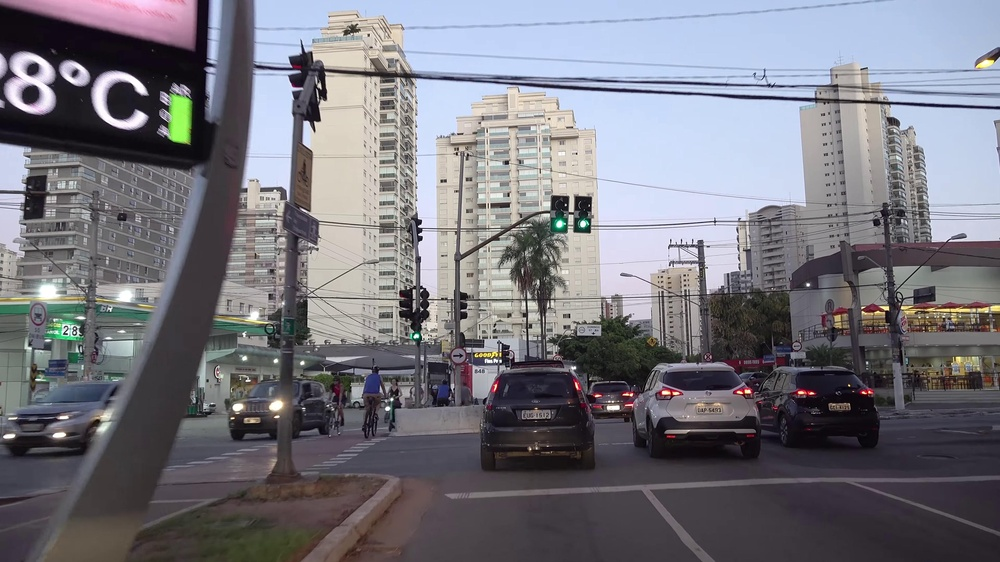
#> input picture mini-project-number-plate-detection/src/dataset/raw/img_0000.jpg, 1000 x 562 px, shrunk from 3840 x 2160 before the run
$ python -i plate_detection.py   (imports and definitions only)
#> lines starting #> are read from the running program, lines starting #| are printed output that depends on the picture; after the words box and inside, x2 and y2 are one past the last pixel; in counts of white or black regions, pixels touching at a corner belong together
from pathlib import Path
from typing import List, Optional, Tuple

import cv2
import numpy as np

PROCESSED_DIR = Path("dataset/processed")
DETECTED_DIR = Path("dataset/detected")


def apply_canny(
    image: np.ndarray, low_thresh: int = 50, high_thresh: int = 150
) -> np.ndarray:
    """Apply Canny edge detection."""
    edges = cv2.Canny(image, low_thresh, high_thresh)
    return edges


def find_contours(edges: np.ndarray) -> List[np.ndarray]:
    """Find contours from edge map."""
    contours, _ = cv2.findContours(edges, cv2.RETR_EXTERNAL, cv2.CHAIN_APPROX_SIMPLE)
    return list(contours)


def filter_plate_contour(contour: np.ndarray) -> bool:
    """
    Filter contour based on plate characteristics:
    - 4-sided polygon
    - Aspect ratio between 2:1 and 5:1
    - Minimum area
    """
    epsilon = 0.02 * cv2.arcLength(contour, True)
    approx = cv2.approxPolyDP(contour, epsilon, True)

    if len(approx) != 4:
        return False

    x, y, w, h = cv2.boundingRect(approx)
    if h == 0:
        return False

    aspect_ratio = w / float(h)
    if not (2.0 <= aspect_ratio <= 5.0):
        return False

    min_area = 500
    if cv2.contourArea(contour) < min_area:
        return False

    return True


def get_plate_contour(contours: List[np.ndarray]) -> Optional[np.ndarray]:
    """Sort contours by area and return best matching plate contour."""
    sorted_contours = sorted(contours, key=cv2.contourArea, reverse=True)

    for contour in sorted_contours:
        if filter_plate_contour(contour):
            return contour

    return None


# [35 lines left out: function crop_plate, not called in this run]


def detect_plate(
    image_path: Path, original_image: Optional[np.ndarray] = None
) -> Tuple[Optional[np.ndarray], Optional[np.ndarray]]:
    """
    Detect and crop license plate from preprocessed image.
    Returns (cropped_plate, debug_image).
    """
#> called with image_path = 'dataset/raw/img_0000.jpg'
    blurred = cv2.imread(str(image_path), cv2.IMREAD_GRAYSCALE)
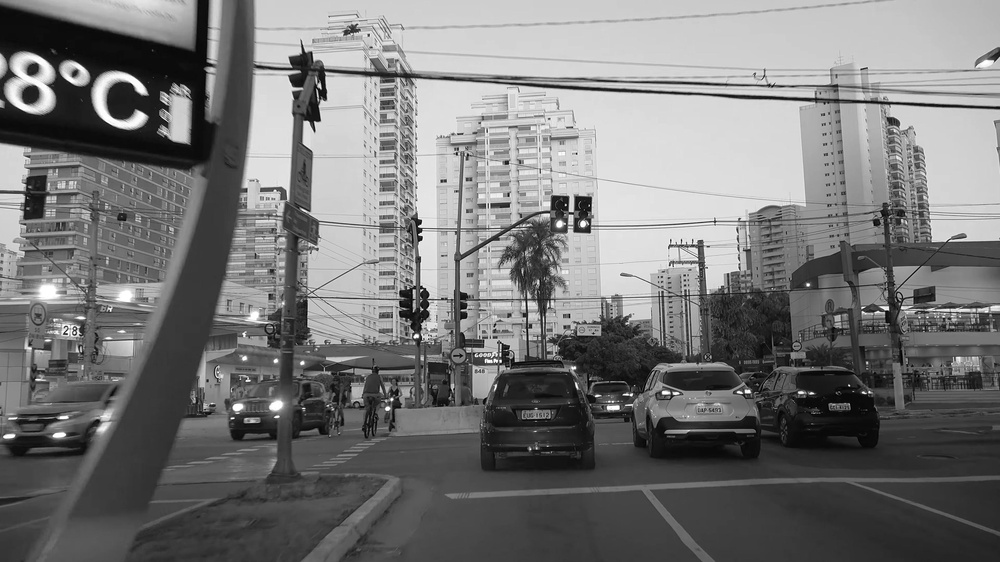
#> blurred: shape (562, 1000); min 0, max 255, mean 118.7
    if blurred is None:
        return None, None

    if original_image is None:
        original_image = cv2.imread(
            str(image_path).replace("_blurred", "").replace("processed", "raw")
        )
#> original_image is the input picture: shape (562, 1000, 3); mean B, G, R 125.4, 117.6, 118.4

    edges = apply_canny(blurred)
#> in apply_canny, `edges = cv2.Canny(image, low_thresh, high_thresh)`:
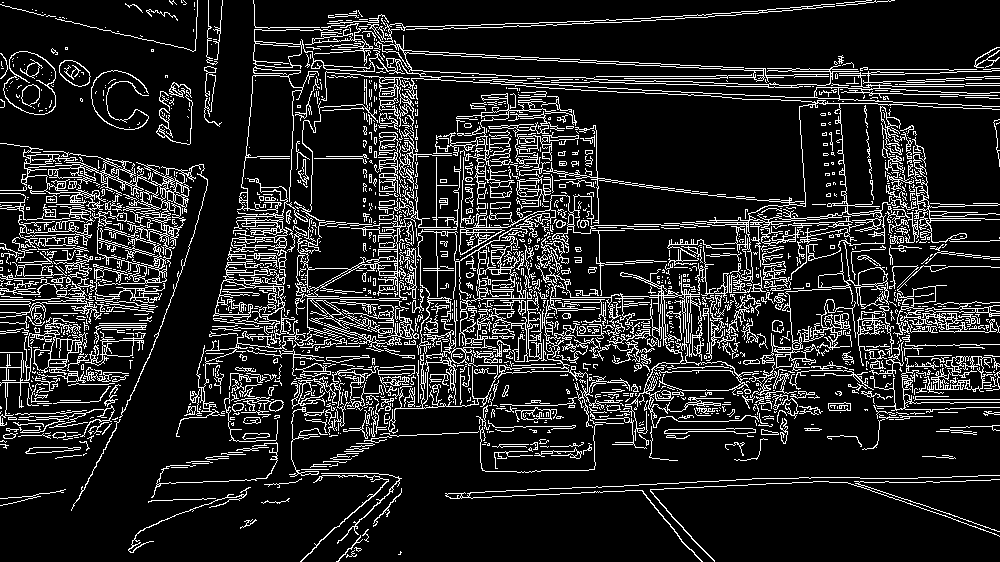
#> edges: shape (562, 1000); 14.1% white in thin lines or dots
    contours = find_contours(edges)
#> in find_contours, `contours, _ = cv2.findContours(edges, cv2.RETR_EXTERNAL, cv2.CHAIN_APP..`: contours = 1690 contours, 1503 with area under 20; largest, box (x1, y1, x2, y2) and area: (253, 29, 1000, 309) 8680, (388, 194, 659, 434) 5374, (0, 143, 208, 418) 4748, (3, 51, 56, 115) 2518, (287, 157, 458, 315) 1504
    plate_contour = get_plate_contour(contours)
#> in get_plate_contour, `sorted_contours = sorted(contours, key=cv2.contourArea, reverse=True)`: sorted_contours has the same summary as contours in find_contours
#> the loop in get_plate_contour, `for contour in sorted_contours:` made 1690 passes
#> epsilon in filter_plate_contour on passes 1, 3, 4: 126.3, 107.4, 4.32

    debug_image = cv2.cvtColor(blurred, cv2.COLOR_GRAY2BGR)

    if plate_contour is not None:
        cv2.drawContours(debug_image, [plate_contour], -1, (0, 255, 0), 3)

        if original_image is not None:
            plate_img = crop_plate(original_image, plate_contour)
            return plate_img, debug_image

    return None, debug_image


# [36 lines left out: function detect_all_plates, not called in this run]


# [2 lines not run here, left out]

>>> result = detect_plate('dataset/raw/img_0000.jpg')

$ run again, on mini-project-number-plate-detection/src/dataset/raw/img_0004.jpg
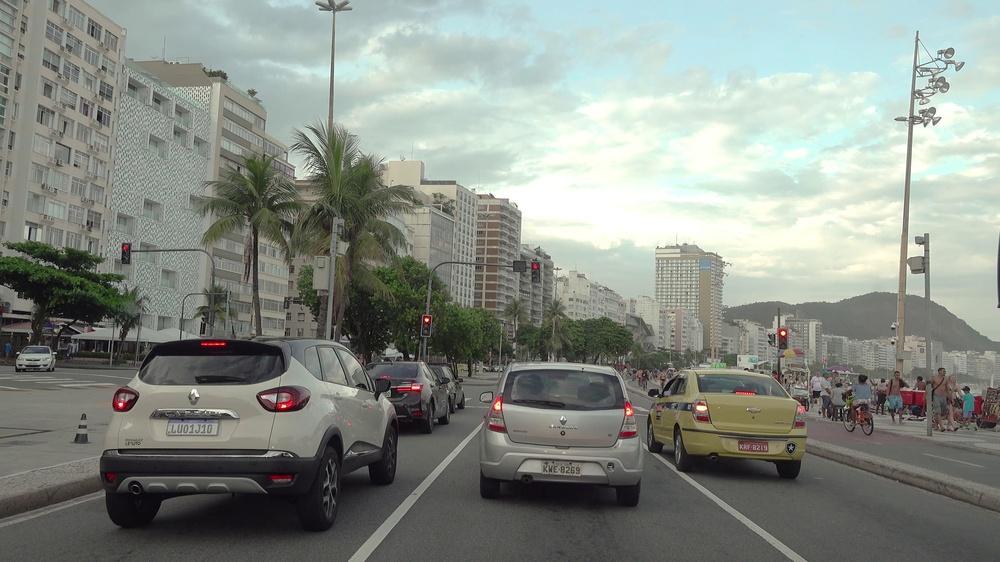
#> input picture mini-project-number-plate-detection/src/dataset/raw/img_0004.jpg, 1000 x 562 px, shrunk from 3840 x 2160 before the run
#> in detect_plate, `blurred = cv2.imread(str(image_path), cv2.IMREAD_GRAYSCALE)`:
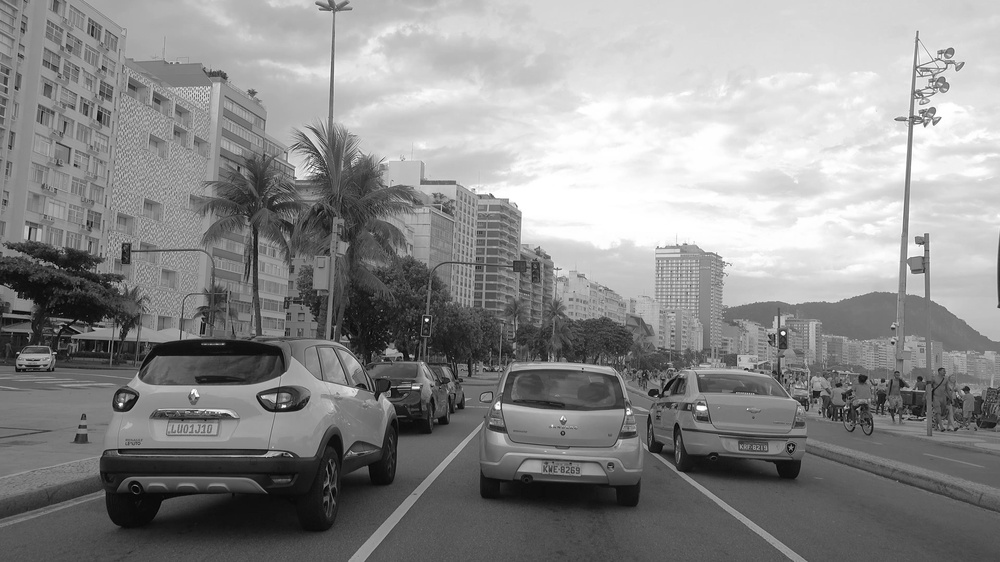
#> blurred: shape (562, 1000); min 0, max 255, mean 139.2
#> in detect_plate, original_image is the input picture: shape (562, 1000, 3); mean B, G, R 134.4, 141.8, 135.8
#> in apply_canny, `edges = cv2.Canny(image, low_thresh, high_thresh)`:
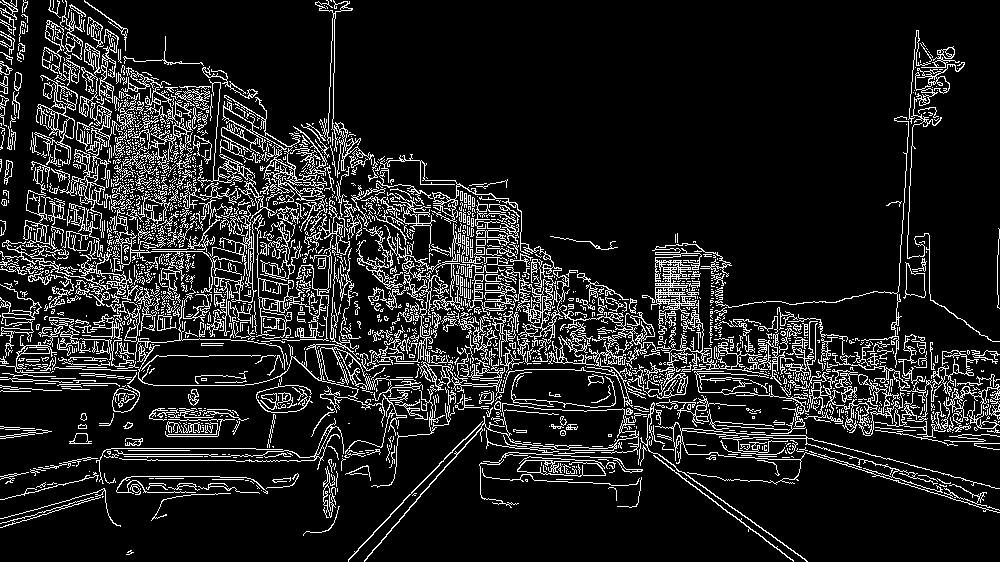
#> edges: shape (562, 1000); 12.6% white in thin lines or dots
#> in find_contours, `contours, _ = cv2.findContours(edges, cv2.RETR_EXTERNAL, cv2.CHAIN_APP..`: contours = 1719 contours, 1536 with area under 20; largest, box (x1, y1, x2, y2) and area: (364, 403, 647, 562) 4630, (655, 422, 1000, 513) 4020, (371, 310, 769, 488) 2854, (380, 154, 570, 362) 2682, (208, 205, 333, 341) 1770
#> sorted_contours has the same summary as contours in find_contours
#> the loop in get_plate_contour, `for contour in sorted_contours:` made 1719 passes
#> epsilon in filter_plate_contour on passes 1, 4, 5: 26.19, 61.51, 54.27

$ run again, on mini-project-number-plate-detection/src/dataset/raw/img_0006.jpg
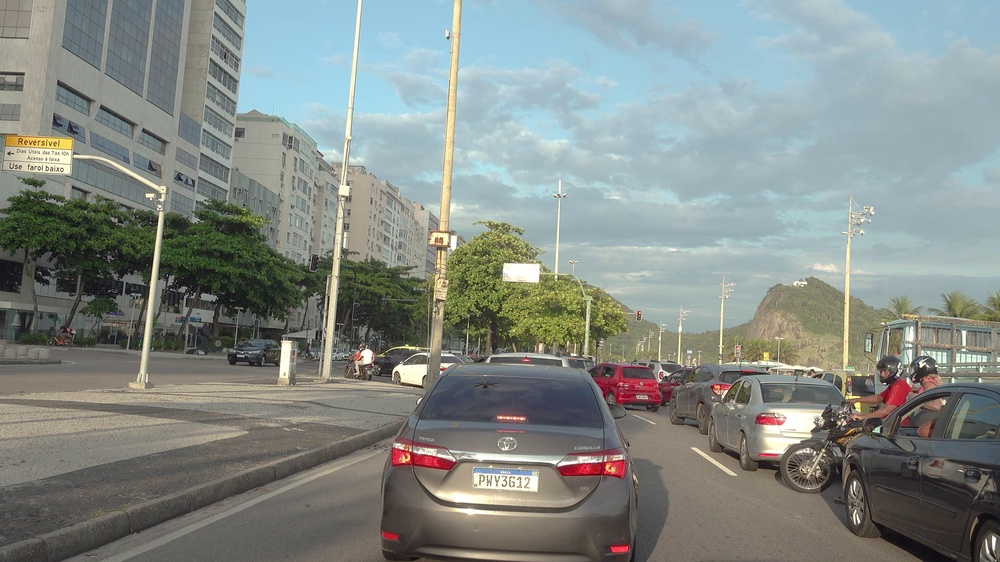
#> input picture mini-project-number-plate-detection/src/dataset/raw/img_0006.jpg, 1000 x 562 px, shrunk from 3840 x 2160 before the run
#> in detect_plate, `blurred = cv2.imread(str(image_path), cv2.IMREAD_GRAYSCALE)`:
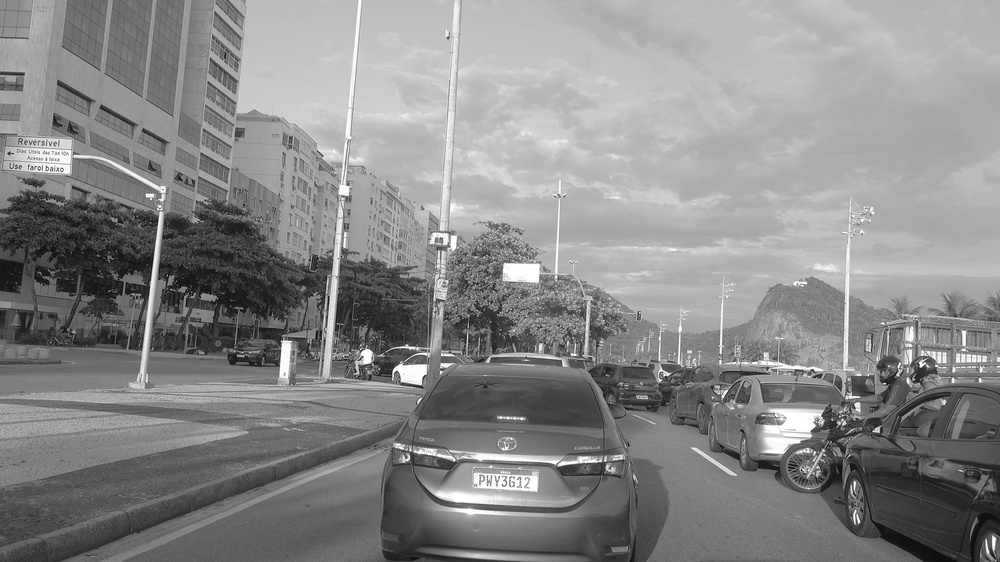
#> blurred: shape (562, 1000); min 1, max 255, mean 136.6
#> in detect_plate, original_image is the input picture: shape (562, 1000, 3); mean B, G, R 135, 139.3, 132
#> in apply_canny, `edges = cv2.Canny(image, low_thresh, high_thresh)`:
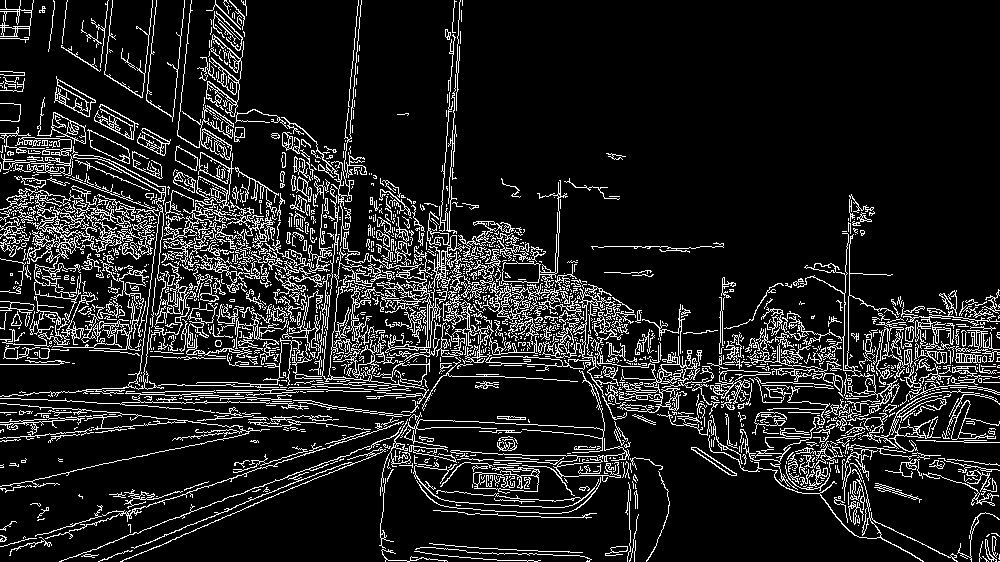
#> edges: shape (562, 1000); 12.5% white in thin lines or dots
#> in find_contours, `contours, _ = cv2.findContours(edges, cv2.RETR_EXTERNAL, cv2.CHAIN_APP..`: contours = 1580 contours, 1371 with area under 20; largest, box (x1, y1, x2, y2) and area: (0, 185, 144, 323) 2078, (343, 211, 515, 362) 2076, (591, 312, 700, 413) 936, (501, 180, 568, 288) 775, (450, 263, 582, 345) 721
#> sorted_contours has the same summary as contours in find_contours
#> the loop in get_plate_contour, `for contour in sorted_contours:` made 1580 passes
#> epsilon in filter_plate_contour on passes 3, 4, 6: 34.53, 14.13, 15.44

$ run again, on mini-project-number-plate-detection/src/dataset/raw/img_0007.jpg
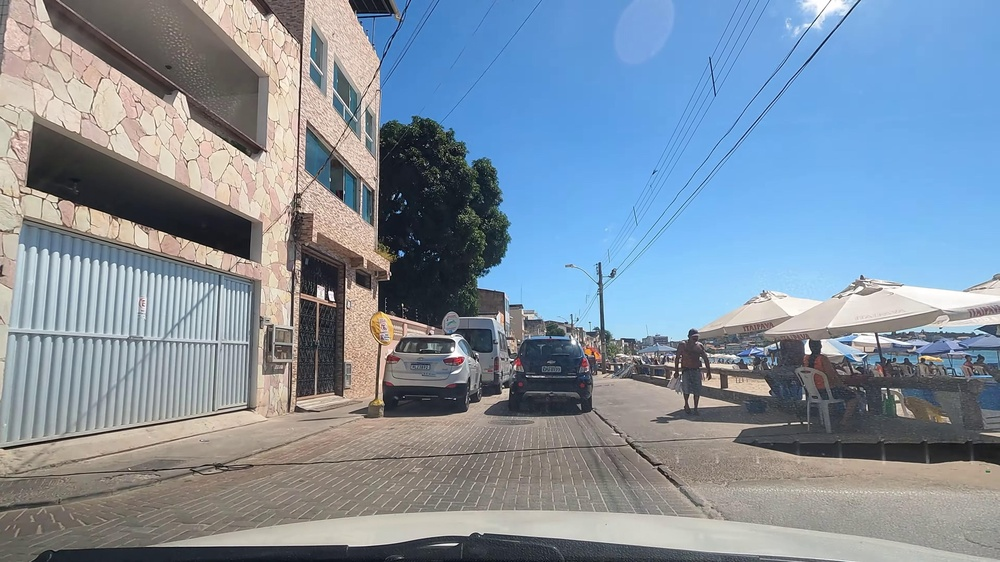
#> input picture mini-project-number-plate-detection/src/dataset/raw/img_0007.jpg, 1000 x 562 px, shrunk from 3840 x 2160 before the run
#> in detect_plate, `blurred = cv2.imread(str(image_path), cv2.IMREAD_GRAYSCALE)`:
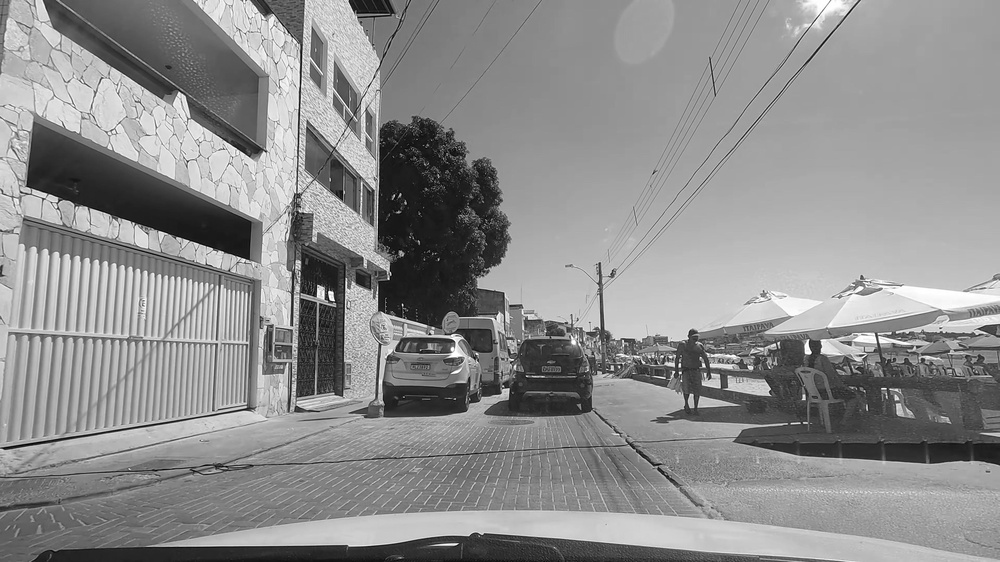
#> blurred: shape (562, 1000); min 0, max 255, mean 141.1
#> in detect_plate, original_image is the input picture: shape (562, 1000, 3); mean B, G, R 159.2, 143.8, 128.9
#> in apply_canny, `edges = cv2.Canny(image, low_thresh, high_thresh)`:
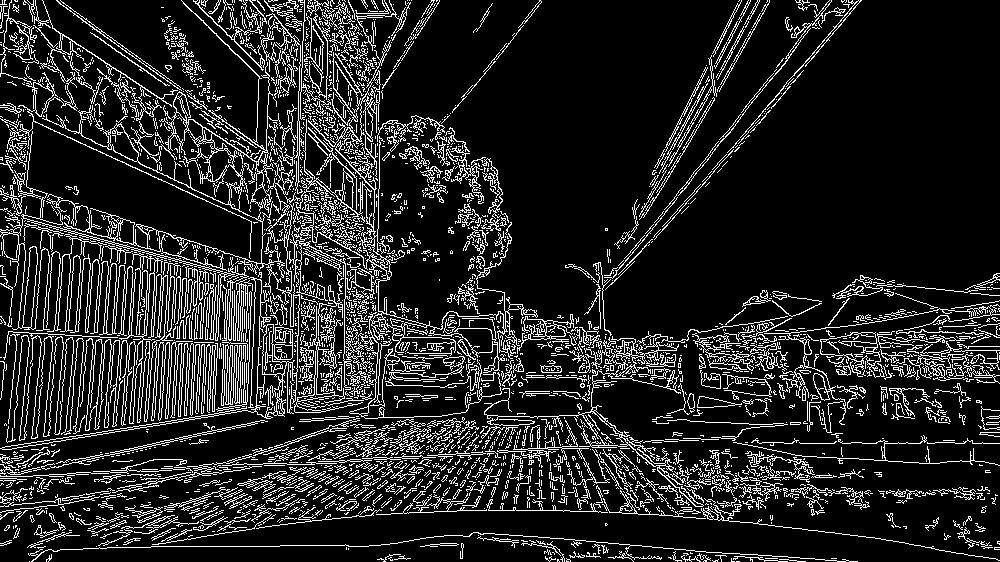
#> edges: shape (562, 1000); 14.4% white in thin lines or dots
#> in find_contours, `contours, _ = cv2.findContours(edges, cv2.RETR_EXTERNAL, cv2.CHAIN_APP..`: contours = 2451 contours, 2281 with area under 20; largest, box (x1, y1, x2, y2) and area: (0, 0, 301, 450) 11352, (289, 40, 538, 419) 6596, (820, 332, 885, 378) 1307, (484, 336, 704, 507) 1224, (7, 0, 252, 259) 768
#> sorted_contours has the same summary as contours in find_contours
#> the loop in get_plate_contour, `for contour in sorted_contours:` made 2451 passes
#> epsilon in filter_plate_contour on passes 1, 3, 5: 206.1, 9.16, 49.25
